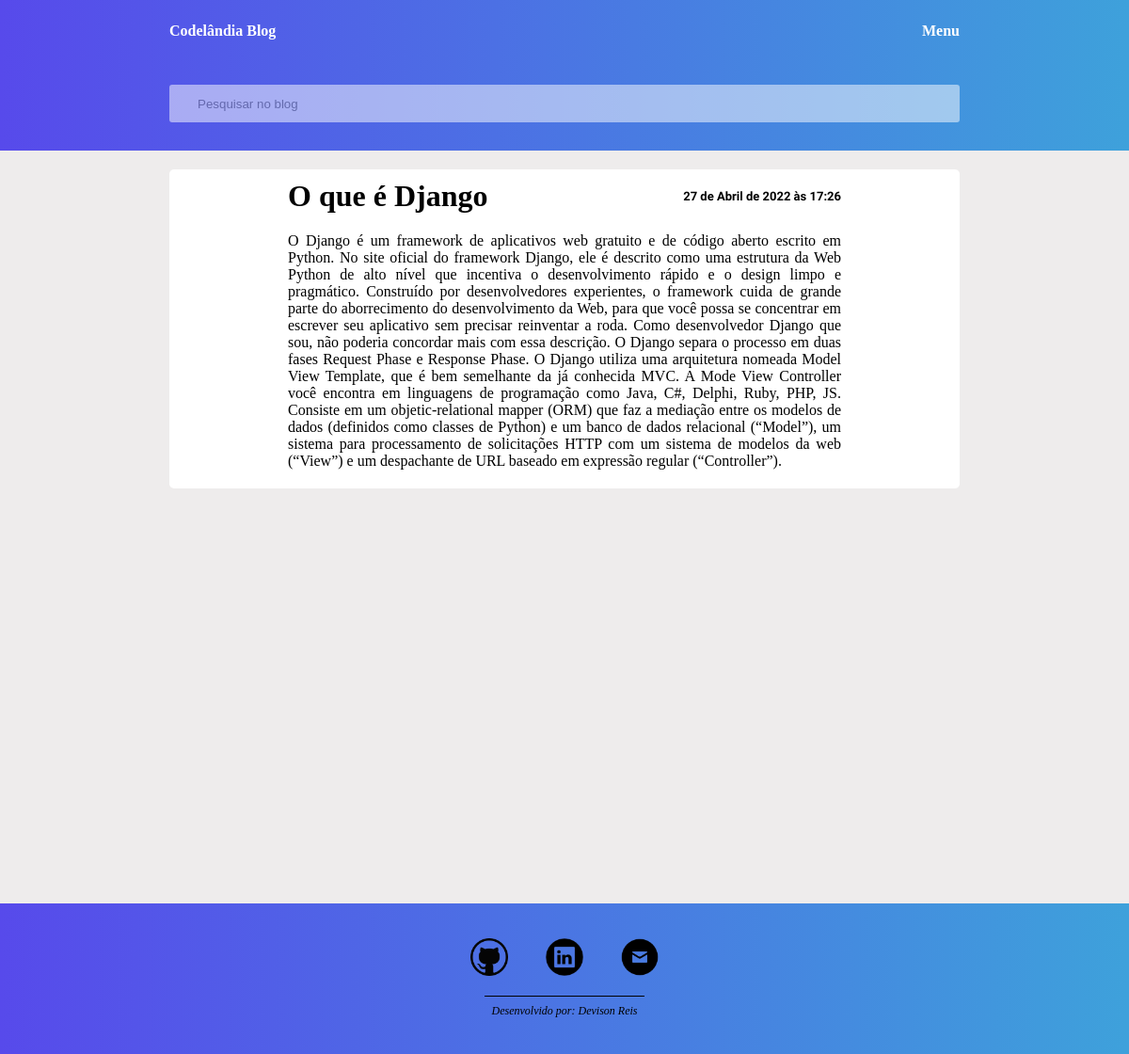
/blog/o-que-e-django/, run on the app's committed database.
### blog/models.py (models this page shows, shortened)
class Post(models.Model):
    title = models.CharField(max_length=255)
    slug = models.SlugField(max_length=255, unique=True)
    author = models.ForeignKey(User, on_delete=models.CASCADE)
    body = models.TextField()
    created = models.DateTimeField(auto_now_add=True)
    updated = models.DateTimeField(auto_now=True)
    class Meta:
        ordering = ('-created',)

### blog/views.py (the view)
# urls.py: path('<slug:slug>/', views.PostDetailView.as_view(), name='detail'),
class PostDetailView(DetailView):
    model = Post

### blog/templates/blog/post_detail.html (shortened to what this page needs)
{% extends "blog/base.html" %}
{% block content %}
    <div class="post-completo">
        <div class="container-titulo">
            <h1 class="titulo-post-completo">
                {{ post.title }}
            </h1>
            <p class="data-post-completo">
                {{ post.created }}
            </p>
        </div>
        <div class="container-post-body">
            <article class="post-body">
                {{ post.body }}
            </article>
        </div>
    </div>
{% endblock %}

### static/css/style.css (style rules this page uses)
* { margin: 0; padding: 0; text-decoration: none; box-sizing: border-box; }
body { display: flex; flex-direction: column; min-height: 100vh; }
.post-completo { background-color: white; width: 70%; text-align: justify; margin: 0 auto; margin-top: 20px; margin-bottom: 20px; border-radius: 5px; }
.container-titulo { display: flex; justify-content: space-between; align-items: center; width: 70%; margin: 0 auto; padding-top: 10px; flex-wrap: wrap; }
.data-post-completo { font-family: 'Lexend Deca', sans-serif; font-size: 13px; font-weight: 700; }
.container-post-body { width: 70%; margin: 0 auto; margin-top: 20px; }
.post-body { padding-bottom: 20px; }

### data on the page
Post: title "O que é Django", created "27 de Abril de 2022 às 17:26", body "O Django é um framework de aplicativos web gratuito e de código aberto escrito em Python. No site oficial do framework Django, ele é descrito como uma estrutura da Web Python de alto nível que incentiva o desenvolvimento rápido e o design limpo e pragmático. Construído por desenvolvedores experientes, o framework cuida de grande parte do aborrecimento do desenvolvimento da Web, para que você possa se concentrar em escrever seu aplicativo sem precisar reinventar a roda. Como desenvolvedor Django que sou, não poderia concordar mais com essa descrição. O Django separa o processo em duas fases Request Phase e Response Phase. O Django utiliza uma arquitetura nomeada Model View Template, que é…"
